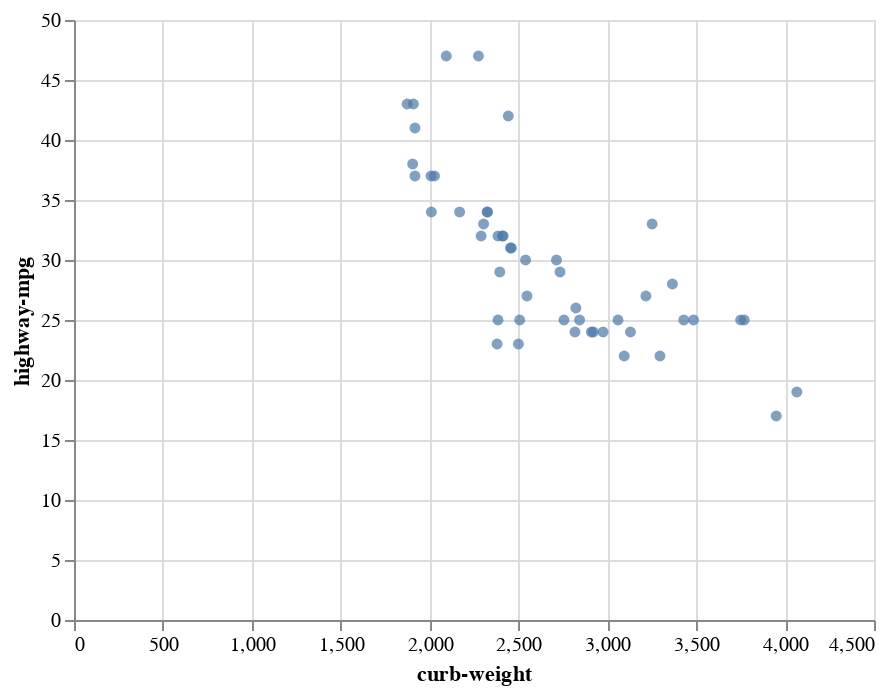

Notebook source saved alongside this figure:
### Code cell
chart.encode(x='curb-weight', y='highway-mpg')
#bivariate - comparing 2 variablesalt.Chart(sample_df).mark_circle().encode(x='curb-weight',y='highway-mpg',color='num-of-cylinders')

### Figure 1 — Vega-Lite specification as saved in the notebook (floating-point values rounded to 4 significant figures)
{"config": {"view": {"continuousWidth": 400, "continuousHeight": 300}}, "data": {"name": "data-bf325f42f2961f6a51fd5bfb5410a41d"}, "mark": "circle", "encoding": {"x": {"field": "curb-weight", "type": "quantitative"}, "y": {"field": "highway-mpg", "type": "quantitative"}}, "$schema": "https://vega.github.io/schema/vega-lite/v4.17.0.json", "datasets": {"data-bf325f42f2961f6a51fd5bfb5410a41d": [{"symboling": 2, "normalized-losses": "?", "make": "renault", "fuel-type": "gas", "aspiration": "std", "num-of-doors": "two", "body-style": "hatchback", "drive-wheels": "fwd", "engine-location": "front", "wheel-base": 96.1, "length": 176.8, "width": 66.6, "height": 50.5, "curb-weight": 2460, "engine-type": "ohc", "num-of-cylinders": "four", "engine-size": 132, "fuel-system": "mpfi", "bore": "3.46", "stroke": "3.9", "compression-ratio": 8.7, "horsepower": "?", "peak-rpm": "?", "city-mpg": 23, "highway-mpg": 31, "price": "9895"}, {"symboling": 0, "normalized-losses": "161", "make": "peugot", "fuel-type": "gas", "aspiration": "turbo", "num-of-doors": "four", "body-style": "sedan", "drive-wheels": "rwd", "engine-location": "front", "wheel-base": 108.0, "length": 186.7, "width": 68.3, "height": 56.0, "curb-weight": 3130, "engine-type": "l", "num-of-cylinders": "four", "engine-size": 134, "fuel-system": "mpfi", "bore": "3.61", "stroke": "3.21", "compression-ratio": 7.0, "horsepower": "142", "peak-rpm": "5600", "city-mpg": 18, "highway-mpg": 24, "price": "18150"}, {"symboling": 0, "normalized-losses": "?", "make": "mazda", "fuel-type": "diesel", "aspiration": "std", "num-of-doors": "?", "body-style": "sedan", "drive-wheels": "fwd", "engine-location": "front", "wheel-base": 98.8, "length": 177.8, "width": 66.5, "height": 55.5, "curb-weight": 2443, "engine-type": "ohc", "num-of-cylinders": "four", "engine-size": 122, "fuel-system": "idi", "bore": "3.39", "stroke": "3.39", "compression-ratio": 22.7, "horsepower": "64", "peak-rpm": "4650", "city-mpg": 36, "highway-mpg": 42, "price": "10795"}, {"symboling": 3, "normalized-losses": "150", "make": "mazda", "fuel-type": "gas", "aspiration": "std", "num-of-doors": "two", "body-style": "hatchback", "drive-wheels": "rwd", "engine-location": "front", "wheel-base": 95.3, "length": 169.0, "width": 65.7, "height": 49.6, "curb-weight": 2380, "engine-type": "rotor", "num-of-cylinders": "two", "engine-size": 70, "fuel-system": "4bbl", "bore": "?", "stroke": "?", "compression-ratio": 9.4, "horsepower": "101", "peak-rpm": "6000", "city-mpg": 17, "highway-mpg": 23, "price": "11845"}, {"symboling": 0, "normalized-losses": "?", "make": "jaguar", "fuel-type": "gas", "aspiration": "std", "num-of-doors": "two", "body-style": "sedan", "drive-wheels": "rwd", "engine-location": "front", "wheel-base": 102.0, "length": 191.7, "width": 70.6, "height": 47.8, "curb-weight": 3950, "engine-type": "ohcv", "num-of-cylinders": "twelve", "engine-size": 326, "fuel-system": "mpfi", "bore": "3.54", "stroke": "2.76", "compression-ratio": 11.5, "horsepower": "262", "peak-rpm": "5000", "city-mpg": 13, "highway-mpg": 17, "price": "36000"}, {"symboling": 0, "normalized-losses": "115", "make": "mazda", "fuel-type": "gas", "aspiration": "std", "num-of-doors": "four", "body-style": "sedan", "drive-wheels": "fwd", "engine-location": "front", "wheel-base": 98.8, "length": 177.8, "width": 66.5, "height": 55.5, "curb-weight": 2410, "engine-type": "ohc", "num-of-cylinders": "four", "engine-size": 122, "fuel-system": "2bbl", "bore": "3.39", "stroke": "3.39", "compression-ratio": 8.6, "horsepower": "84", "peak-rpm": "4800", "city-mpg": 26, "highway-mpg": 32, "price": "8495"}, {"symboling": 1, "normalized-losses": "98", "make": "chevrolet", "fuel-type": "gas", "aspiration": "std", "num-of-doors": "two", "body-style": "hatchback", "drive-wheels": "fwd", "engine-location": "front", "wheel-base": 94.5, "length": 155.9, "width": 63.6, "height": 52.0, "curb-weight": 1874, "engine-type": "ohc", "num-of-cylinders": "four", "engine-size": 90, "fuel-system": "2bbl", "bore": "3.03", "stroke": "3.11", "compression-ratio": 9.6, "horsepower": "70", "peak-rpm": "5400", "city-mpg": 38, "highway-mpg": 43, "price": "6295"}, {"symboling": 2, "normalized-losses": "134", "make": "toyota", "fuel-type": "gas", "aspiration": "std", "num-of-doors": "two", "body-style": "hatchback", "drive-wheels": "rwd", "engine-location": "front", "wheel-base": 98.4, "length": 176.2, "width": 65.6, "height": 52.0, "curb-weight": 2714, "engine-type": "ohc", "num-of-cylinders": "four", "engine-size": 146, "fuel-system": "mpfi", "bore": "3.62", "stroke": "3.5", "compression-ratio": 9.3, "horsepower": "116", "peak-rpm": "4800", "city-mpg": 24, "highway-mpg": 30, "price": "11549"}, {"symboling": 1, "normalized-losses": "168", "make": "toyota", "fuel-type": "gas", "aspiration": "std", "num-of-doors": "two", "body-style": "sedan", "drive-wheels": "rwd", "engine-location": "front", "wheel-base": 94.5, "length": 168.7, "width": 64.0, "height": 52.6, "curb-weight": 2169, "engine-type": "ohc", "num-of-cylinders": "four", "engine-size": 98, "fuel-system": "2bbl", "bore": "3.19", "stroke": "3.03", "compression-ratio": 9.0, "horsepower": "70", "peak-rpm": "4800", "city-mpg": 29, "highway-mpg": 34, "price": "8058"}, {"symboling": -1, "normalized-losses": "95", "make": "volvo", "fuel-type": "diesel", "aspiration": "turbo", "num-of-doors": "four", "body-style": "sedan", "drive-wheels": "rwd", "engine-location": "front", "wheel-base": 109.1, "length": 188.8, "width": 68.9, "height": 55.5, "curb-weight": 3217, "engine-type": "ohc", "num-of-cylinders": "six", "engine-size": 145, "fuel-system": "idi", "bore": "3.01", "stroke": "3.4", "compression-ratio": 23.0, "horsepower": "106", "peak-rpm": "4800", "city-mpg": 26, "highway-mpg": 27, "price": "22470"}, {"symboling": 2, "normalized-losses": "?", "make": "audi", "fuel-type": "gas", "aspiration": "std", "num-of-doors": "two", "body-style": "sedan", "drive-wheels": "fwd", "engine-location": "front", "wheel-base": 99.8, "length": 177.3, "width": 66.3, "height": 53.1, "curb-weight": 2507, "engine-type": "ohc", "num-of-cylinders": "five", "engine-size": 136, "fuel-system": "mpfi", "bore": "3.19", "stroke": "3.4", "compression-ratio": 8.5, "horsepower": "110", "peak-rpm": "5500", "city-mpg": 19, "highway-mpg": 25, "price": "15250"}, {"symboling": -1, "normalized-losses": "65", "make": "toyota", "fuel-type": "gas", "aspiration": "std", "num-of-doors": "four", "body-style": "sedan", "drive-wheels": "fwd", "engine-location": "front", "wheel-base": 102.4, "length": 175.6, "width": 66.5, "height": 54.9, "curb-weight": 2326, "engine-type": "ohc", "num-of-cylinders": "four", "engine-size": 122, "fuel-system": "mpfi", "bore": "3.31", "stroke": "3.54", "compression-ratio": 8.7, "horsepower": "92", "peak-rpm": "4200", "city-mpg": 29, "highway-mpg": 34, "price": "8948"}, {"symboling": 0, "normalized-losses": "91", "make": "toyota", "fuel-type": "diesel", "aspiration": "std", "num-of-doors": "four", "body-style": "hatchback", "drive-wheels": "fwd", "engine-location": "front", "wheel-base": 95.7, "length": 166.3, "width": 64.4, "height": 52.8, "curb-weight": 2275, "engine-type": "ohc", "num-of-cylinders": "four", "engine-size": 110, "fuel-system": "idi", "bore": "3.27", "stroke": "3.35", "compression-ratio": 22.5, "horsepower": "56", "peak-rpm": "4500", "city-mpg": 38, "highway-mpg": 47, "price": "7788"}, {"symboling": 0, "normalized-losses": "?", "make": "peugot", "fuel-type": "diesel", "aspiration": "turbo", "num-of-doors": "four", "body-style": "wagon", "drive-wheels": "rwd", "engine-location": "front", "wheel-base": 114.2, "length": 198.9, "width": 68.4, "height": 58.7, "curb-weight": 3485, "engine-type": "l", "num-of-cylinders": "four", "engine-size": 152, "fuel-system": "idi", "bore": "3.7", "stroke": "3.52", "compression-ratio": 21.0, "horsepower": "95", "peak-rpm": "4150", "city-mpg": 25, "highway-mpg": 25, "price": "17075"}, {"symboling": 1, "normalized-losses": "?", "make": "porsche", "fuel-type": "gas", "aspiration": "std", "num-of-doors": "two", "body-style": "hatchback", "drive-wheels": "rwd", "engine-location": "front", "wheel-base": 98.4, "length": 175.7, "width": 72.3, "height": 50.5, "curb-weight": 3366, "engine-type": "dohcv", "num-of-cylinders": "eight", "engine-size": 203, "fuel-system": "mpfi", "bore": "3.94", "stroke": "3.11", "compression-ratio": 10.0, "horsepower": "288", "peak-rpm": "5750", "city-mpg": 17, "highway-mpg": 28, "price": "?"}, {"symboling": 0, "normalized-losses": "128", "make": "nissan", "fuel-type": "gas", "aspiration": "std", "num-of-doors": "four", "body-style": "sedan", "drive-wheels": "fwd", "engine-location": "front", "wheel-base": 100.4, "length": 181.7, "width": 66.5, "height": 55.1, "curb-weight": 3095, "engine-type": "ohcv", "num-of-cylinders": "six", "engine-size": 181, "fuel-system": "mpfi", "bore": "3.43", "stroke": "3.27", "compression-ratio": 9.0, "horsepower": "152", "peak-rpm": "5200", "city-mpg": 17, "highway-mpg": 22, "price": "13499"}, {"symboling": 1, "normalized-losses": "129", "make": "mazda", "fuel-type": "gas", "aspiration": "std", "num-of-doors": "two", "body-style": "hatchback", "drive-wheels": "fwd", "engine-location": "front", "wheel-base": 98.8, "length": 177.8, "width": 66.5, "height": 53.7, "curb-weight": 2385, "engine-type": "ohc", "num-of-cylinders": "four", "engine-size": 122, "fuel-system": "2bbl", "bore": "3.39", "stroke": "3.39", "compression-ratio": 8.6, "horsepower": "84", "peak-rpm": "4800", "city-mpg": 26, "highway-mpg": 32, "price": "10595"}, {"symboling": 0, "normalized-losses": "161", "make": "peugot", "fuel-type": "diesel", "aspiration": "turbo", "num-of-doors": "four", "body-style": "sedan", "drive-wheels": "rwd", "engine-location": "front", "wheel-base": 107.9, "length": 186.7, "width": 68.4, "height": 56.7, "curb-weight": 3252, "engine-type": "l", "num-of-cylinders": "four", "engine-size": 152, "fuel-system": "idi", "bore": "3.7", "stroke": "3.52", "compression-ratio": 21.0, "horsepower": "95", "peak-rpm": "4150", "city-mpg": 28, "highway-mpg": 33, "price": "17950"}, {"symboling": 3, "normalized-losses": "?", "make": "alfa-romero", "fuel-type": "gas", "aspiration": "std", "num-of-doors": "two", "body-style": "convertible", "drive-wheels": "rwd", "engine-location": "front", "wheel-base": 88.6, "length": 168.8, "width": 64.1, "height": 48.8, "curb-weight": 2548, "engine-type": "dohc", "num-of-cylinders": "four", "engine-size": 130, "fuel-system": "mpfi", "bore": "3.47", "stroke": "2.68", "compression-ratio": 9.0, "horsepower": "111", "peak-rpm": "5000", "city-mpg": 21, "highway-mpg": 27, "price": "16500"}, {"symboling": 1, "normalized-losses": "?", "make": "alfa-romero", "fuel-type": "gas", "aspiration": "std", "num-of-doors": "two", "body-style": "hatchback", "drive-wheels": "rwd", "engine-location": "front", "wheel-base": 94.5, "length": 171.2, "width": 65.5, "height": 52.4, "curb-weight": 2823, "engine-type": "ohcv", "num-of-cylinders": "six", "engine-size": 152, "fuel-system": "mpfi", "bore": "2.68", "stroke": "3.47", "compression-ratio": 9.0, "horsepower": "154", "peak-rpm": "5000", "city-mpg": 19, "highway-mpg": 26, "price": "16500"}, {"symboling": 0, "normalized-losses": "110", "make": "honda", "fuel-type": "gas", "aspiration": "std", "num-of-doors": "four", "body-style": "sedan", "drive-wheels": "fwd", "engine-location": "front", "wheel-base": 96.5, "length": 163.4, "width": 64.0, "height": 54.5, "curb-weight": 2010, "engine-type": "ohc", "num-of-cylinders": "four", "engine-size": 92, "fuel-system": "1bbl", "bore": "2.91", "stroke": "3.41", "compression-ratio": 9.2, "horsepower": "76", "peak-rpm": "6000", "city-mpg": 30, "highway-mpg": 34, "price": "7295"}, {"symboling": 2, "normalized-losses": "192", "make": "bmw", "fuel-type": "gas", "aspiration": "std", "num-of-doors": "two", "body-style": "sedan", "drive-wheels": "rwd", "engine-location": "front", "wheel-base": 101.2, "length": 176.8, "width": 64.8, "height": 54.3, "curb-weight": 2395, "engine-type": "ohc", "num-of-cylinders": "four", "engine-size": 108, "fuel-system": "mpfi", "bore": "3.5", "stroke": "2.8", "compression-ratio": 8.8, "horsepower": "101", "peak-rpm": "5800", "city-mpg": 23, "highway-mpg": 29, "price": "16430"}, {"symboling": 2, "normalized-losses": "134", "make": "toyota", "fuel-type": "gas", "aspiration": "std", "num-of-doors": "two", "body-style": "hardtop", "drive-wheels": "rwd", "engine-location": "front", "wheel-base": 98.4, "length": 176.2, "width": 65.6, "height": 52.0, "curb-weight": 2540, "engine-type": "ohc", "num-of-cylinders": "four", "engine-size": 146, "fuel-system": "mpfi", "bore": "3.62", "stroke": "3.5", "compression-ratio": 9.3, "horsepower": "116", "peak-rpm": "4800", "city-mpg": 24, "highway-mpg": 30, "price": "8449"}, {"symboling": 3, "normalized-losses": "197", "make": "toyota", "fuel-type": "gas", "aspiration": "std", "num-of-doors": "two", "body-style": "hatchback", "drive-wheels": "rwd", "engine-location": "front", "wheel-base": 102.9, "length": 183.5, "width": 67.7, "height": 52.0, "curb-weight": 2976, "engine-type": "dohc", "num-of-cylinders": "six", "engine-size": 171, "fuel-system": "mpfi", "bore": "3.27", "stroke": "3.35", "compression-ratio": 9.3, "horsepower": "161", "peak-rpm": "5200", "city-mpg": 20, "highway-mpg": 24, "price": "16558"}, {"symboling": 1, "normalized-losses": "158", "make": "audi", "fuel-type": "gas", "aspiration": "std", "num-of-doors": "four", "body-style": "sedan", "drive-wheels": "fwd", "engine-location": "front", "wheel-base": 105.8, "length": 192.7, "width": 71.4, "height": 55.7, "curb-weight": 2844, "engine-type": "ohc", "num-of-cylinders": "five", "engine-size": 136, "fuel-system": "mpfi", "bore": "3.19", "stroke": "3.4", "compression-ratio": 8.5, "horsepower": "110", "peak-rpm": "5500", "city-mpg": 19, "highway-mpg": 25, "price": "17710"}, {"symboling": 1, "normalized-losses": "?", "make": "mercury", "fuel-type": "gas", "aspiration": "turbo", "num-of-doors": "two", "body-style": "hatchback", "drive-wheels": "rwd", "engine-location": "front", "wheel-base": 102.7, "length": 178.4, "width": 68.0, "height": 54.8, "curb-weight": 2910, "engine-type": "ohc", "num-of-cylinders": "four", "engine-size": 140, "fuel-system": "mpfi", "bore": "3.78", "stroke": "3.12", "compression-ratio": 8.0, "horsepower": "175", "peak-rpm": "5000", "city-mpg": 19, "highway-mpg": 24, "price": "16503"}, {"symboling": 0, "normalized-losses": "106", "make": "nissan", "fuel-type": "gas", "aspiration": "std", "num-of-doors": "four", "body-style": "hatchback", "drive-wheels": "fwd", "engine-location": "front", "wheel-base": 97.2, "length": 173.4, "width": 65.2, "height": 54.7, "curb-weight": 2324, "engine-type": "ohc", "num-of-cylinders": "four", "engine-size": 120, "fuel-system": "2bbl", "bore": "3.33", "stroke": "3.47", "compression-ratio": 8.5, "horsepower": "97", "peak-rpm": "5200", "city-mpg": 27, "highway-mpg": 34, "price": "8949"}, {"symboling": 0, "normalized-losses": "81", "make": "chevrolet", "fuel-type": "gas", "aspiration": "std", "num-of-doors": "four", "body-style": "sedan", "drive-wheels": "fwd", "engine-location": "front", "wheel-base": 94.5, "length": 158.8, "width": 63.6, "height": 52.0, "curb-weight": 1909, "engine-type": "ohc", "num-of-cylinders": "four", "engine-size": 90, "fuel-system": "2bbl", "bore": "3.03", "stroke": "3.11", "compression-ratio": 9.6, "horsepower": "70", "peak-rpm": "5400", "city-mpg": 38, "highway-mpg": 43, "price": "6575"}, {"symboling": 0, "normalized-losses": "85", "make": "honda", "fuel-type": "gas", "aspiration": "std", "num-of-doors": "four", "body-style": "sedan", "drive-wheels": "fwd", "engine-location": "front", "wheel-base": 96.5, "length": 175.4, "width": 65.2, "height": 54.1, "curb-weight": 2304, "engine-type": "ohc", "num-of-cylinders": "four", "engine-size": 110, "fuel-system": "1bbl", "bore": "3.15", "stroke": "3.58", "compression-ratio": 9.0, "horsepower": "86", "peak-rpm": "5800", "city-mpg": 27, "highway-mpg": 33, "price": "8845"}, {"symboling": 0, "normalized-losses": "108", "make": "nissan", "fuel-type": "gas", "aspiration": "std", "num-of-doors": "four", "body-style": "wagon", "drive-wheels": "fwd", "engine-location": "front", "wheel-base": 100.4, "length": 184.6, "width": 66.5, "height": 56.1, "curb-weight": 3296, "engine-type": "ohcv", "num-of-cylinders": "six", "engine-size": 181, "fuel-system": "mpfi", "bore": "3.43", "stroke": "3.27", "compression-ratio": 9.0, "horsepower": "152", "peak-rpm": "5200", "city-mpg": 17, "highway-mpg": 22, "price": "14399"}, {"symboling": 1, "normalized-losses": "128", "make": "nissan", "fuel-type": "gas", "aspiration": "std", "num-of-doors": "two", "body-style": "hatchback", "drive-wheels": "fwd", "engine-location": "front", "wheel-base": 94.5, "length": 165.6, "width": 63.8, "height": 53.3, "curb-weight": 2028, "engine-type": "ohc", "num-of-cylinders": "four", "engine-size": 97, "fuel-system": "2bbl", "bore": "3.15", "stroke": "3.29", "compression-ratio": 9.4, "horsepower": "69", "peak-rpm": "5200", "city-mpg": 31, "highway-mpg": 37, "price": "7799"}, {"symboling": 0, "normalized-losses": "81", "make": "toyota", "fuel-type": "gas", "aspiration": "std", "num-of-doors": "four", "body-style": "wagon", "drive-wheels": "4wd", "engine-location": "front", "wheel-base": 95.7, "length": 169.7, "width": 63.6, "height": 59.1, "curb-weight": 2290, "engine-type": "ohc", "num-of-cylinders": "four", "engine-size": 92, "fuel-system": "2bbl", "bore": "3.05", "stroke": "3.03", "compression-ratio": 9.0, "horsepower": "62", "peak-rpm": "4800", "city-mpg": 27, "highway-mpg": 32, "price": "7898"}, {"symboling": 1, "normalized-losses": "104", "make": "mazda", "fuel-type": "gas", "aspiration": "std", "num-of-doors": "two", "body-style": "hatchback", "drive-wheels": "fwd", "engine-location": "front", "wheel-base": 93.1, "length": 159.1, "width": 64.2, "height": 54.1, "curb-weight": 1905, "engine-type": "ohc", "num-of-cylinders": "four", "engine-size": 91, "fuel-system": "2bbl", "bore": "3.03", "stroke": "3.15", "compression-ratio": 9.0, "horsepower": "68", "peak-rpm": "5000", "city-mpg": 31, "highway-mpg": 38, "price": "6795"}, {"symboling": 3, "normalized-losses": "150", "make": "mazda", "fuel-type": "gas", "aspiration": "std", "num-of-doors": "two", "body-style": "hatchback", "drive-wheels": "rwd", "engine-location": "front", "wheel-base": 95.3, "length": 169.0, "width": 65.7, "height": 49.6, "curb-weight": 2500, "engine-type": "rotor", "num-of-cylinders": "two", "engine-size": 80, "fuel-system": "mpfi", "bore": "?", "stroke": "?", "compression-ratio": 9.4, "horsepower": "135", "peak-rpm": "6000", "city-mpg": 16, "highway-mpg": 23, "price": "15645"}, {"symboling": -1, "normalized-losses": "93", "make": "mercedes-benz", "fuel-type": "diesel", "aspiration": "turbo", "num-of-doors": "four", "body-style": "sedan", "drive-wheels": "rwd", "engine-location": "front", "wheel-base": 115.6, "length": 202.6, "width": 71.7, "height": 56.3, "curb-weight": 3770, "engine-type": "ohc", "num-of-cylinders": "five", "engine-size": 183, "fuel-system": "idi", "bore": "3.58", "stroke": "3.64", "compression-ratio": 21.5, "horsepower": "123", "peak-rpm": "4350", "city-mpg": 22, "highway-mpg": 25, "price": "31600"}, {"symboling": -1, "normalized-losses": "93", "make": "mercedes-benz", "fuel-type": "diesel", "aspiration": "turbo", "num-of-doors": "four", "body-style": "wagon", "drive-wheels": "rwd", "engine-location": "front", "wheel-base": 110.0, "length": 190.9, "width": 70.3, "height": 58.7, "curb-weight": 3750, "engine-type": "ohc", "num-of-cylinders": "five", "engine-size": 183, "fuel-system": "idi", "bore": "3.58", "stroke": "3.64", "compression-ratio": 21.5, "horsepower": "123", "peak-rpm": "4350", "city-mpg": 22, "highway-mpg": 25, "price": "28248"}, {"symboling": 2, "normalized-losses": "?", "make": "isuzu", "fuel-type": "gas", "aspiration": "std", "num-of-doors": "two", "body-style": "hatchback", "drive-wheels": "rwd", "engine-location": "front", "wheel-base": 96.0, "length": 172.6, "width": 65.2, "height": 51.4, "curb-weight": 2734, "engine-type": "ohc", "num-of-cylinders": "four", "engine-size": 119, "fuel-system": "spfi", "bore": "3.43", "stroke": "3.23", "compression-ratio": 9.2, "horsepower": "90", "peak-rpm": "5000", "city-mpg": 24, "highway-mpg": 29, "price": "11048"}, {"symboling": 0, "normalized-losses": "108", "make": "nissan", "fuel-type": "gas", "aspiration": "std", "num-of-doors": "four", "body-style": "sedan", "drive-wheels": "fwd", "engine-location": "front", "wheel-base": 100.4, "length": 184.6, "width": 66.5, "height": 55.1, "curb-weight": 3060, "engine-type": "ohcv", "num-of-cylinders": "six", "engine-size": 181, "fuel-system": "mpfi", "bore": "3.43", "stroke": "3.27", "compression-ratio": 9.0, "horsepower": "152", "peak-rpm": "5200", "city-mpg": 19, "highway-mpg": 25, "price": "13499"}, {"symboling": 0, "normalized-losses": "89", "make": "subaru", "fuel-type": "gas", "aspiration": "std", "num-of-doors": "four", "body-style": "wagon", "drive-wheels": "fwd", "engine-location": "front", "wheel-base": 97.0, "length": 173.5, "width": 65.4, "height": 53.0, "curb-weight": 2455, "engine-type": "ohcf", "num-of-cylinders": "four", "engine-size": 108, "fuel-system": "mpfi", "bore": "3.62", "stroke": "2.64", "compression-ratio": 9.0, "horsepower": "94", "peak-rpm": "5200", "city-mpg": 25, "highway-mpg": 31, "price": "10198"}, {"symboling": 2, "normalized-losses": "161", "make": "mitsubishi", "fuel-type": "gas", "aspiration": "std", "num-of-doors": "two", "body-style": "hatchback", "drive-wheels": "fwd", "engine-location": "front", "wheel-base": 93.7, "length": 157.3, "width": 64.4, "height": 50.8, "curb-weight": 1918, "engine-type": "ohc", "num-of-cylinders": "four", "engine-size": 92, "fuel-system": "2bbl", "bore": "2.97", "stroke": "3.23", "compression-ratio": 9.4, "horsepower": "68", "peak-rpm": "5500", "city-mpg": 37, "highway-mpg": 41, "price": "5389"}, {"symboling": -1, "normalized-losses": "65", "make": "toyota", "fuel-type": "gas", "aspiration": "std", "num-of-doors": "four", "body-style": "sedan", "drive-wheels": "fwd", "engine-location": "front", "wheel-base": 102.4, "length": 175.6, "width": 66.5, "height": 54.9, "curb-weight": 2414, "engine-type": "ohc", "num-of-cylinders": "four", "engine-size": 122, "fuel-system": "mpfi", "bore": "3.31", "stroke": "3.54", "compression-ratio": 8.7, "horsepower": "92", "peak-rpm": "4200", "city-mpg": 27, "highway-mpg": 32, "price": "10898"}, {"symboling": 0, "normalized-losses": "91", "make": "toyota", "fuel-type": "gas", "aspiration": "std", "num-of-doors": "four", "body-style": "sedan", "drive-wheels": "fwd", "engine-location": "front", "wheel-base": 95.7, "length": 166.3, "width": 64.4, "height": 53.0, "curb-weight": 2094, "engine-type": "ohc", "num-of-cylinders": "four", "engine-size": 98, "fuel-system": "2bbl", "bore": "3.19", "stroke": "3.03", "compression-ratio": 9.0, "horsepower": "70", "peak-rpm": "4800", "city-mpg": 38, "highway-mpg": 47, "price": "7738"}, {"symboling": 2, "normalized-losses": "168", "make": "nissan", "fuel-type": "gas", "aspiration": "std", "num-of-doors": "two", "body-style": "hardtop", "drive-wheels": "fwd", "engine-location": "front", "wheel-base": 95.1, "length": 162.4, "width": 63.8, "height": 53.3, "curb-weight": 2008, "engine-type": "ohc", "num-of-cylinders": "four", "engine-size": 97, "fuel-system": "2bbl", "bore": "3.15", "stroke": "3.29", "compression-ratio": 9.4, "horsepower": "69", "peak-rpm": "5200", "city-mpg": 31, "highway-mpg": 37, "price": "8249"}, {"symboling": 3, "normalized-losses": "?", "make": "porsche", "fuel-type": "gas", "aspiration": "std", "num-of-doors": "two", "body-style": "hardtop", "drive-wheels": "rwd", "engine-location": "rear", "wheel-base": 89.5, "length": 168.9, "width": 65.0, "height": 51.6, "curb-weight": 2756, "engine-type": "ohcf", "num-of-cylinders": "six", "engine-size": 194, "fuel-system": "mpfi", "bore": "3.74", "stroke": "2.9", "compression-ratio": 9.5, "horsepower": "207", "peak-rpm": "5900", "city-mpg": 17, "highway-mpg": 25, "price": "34028"}, {"symboling": 0, "normalized-losses": "145", "make": "jaguar", "fuel-type": "gas", "aspiration": "std", "num-of-doors": "four", "body-style": "sedan", "drive-wheels": "rwd", "engine-location": "front", "wheel-base": 113.0, "length": 199.6, "width": 69.6, "height": 52.8, "curb-weight": 4066, "engine-type": "dohc", "num-of-cylinders": "six", "engine-size": 258, "fuel-system": "mpfi", "bore": "3.63", "stroke": "4.17", "compression-ratio": 8.1, "horsepower": "176", "peak-rpm": "4750", "city-mpg": 15, "highway-mpg": 19, "price": "32250"}, {"symboling": 1, "normalized-losses": "128", "make": "nissan", "fuel-type": "gas", "aspiration": "std", "num-of-doors": "two", "body-style": "sedan", "drive-wheels": "fwd", "engine-location": "front", "wheel-base": 94.5, "length": 165.3, "width": 63.8, "height": 54.5, "curb-weight": 1918, "engine-type": "ohc", "num-of-cylinders": "four", "engine-size": 97, "fuel-system": "2bbl", "bore": "3.15", "stroke": "3.29", "compression-ratio": 9.4, "horsepower": "69", "peak-rpm": "5200", "city-mpg": 31, "highway-mpg": 37, "price": "6649"}, {"symboling": 3, "normalized-losses": "?", "make": "mitsubishi", "fuel-type": "gas", "aspiration": "turbo", "num-of-doors": "two", "body-style": "hatchback", "drive-wheels": "fwd", "engine-location": "front", "wheel-base": 95.9, "length": 173.2, "width": 66.3, "height": 50.2, "curb-weight": 2921, "engine-type": "ohc", "num-of-cylinders": "four", "engine-size": 156, "fuel-system": "spdi", "bore": "3.59", "stroke": "3.86", "compression-ratio": 7.0, "horsepower": "145", "peak-rpm": "5000", "city-mpg": 19, "highway-mpg": 24, "price": "14869"}, {"symboling": 0, "normalized-losses": "?", "make": "peugot", "fuel-type": "diesel", "aspiration": "turbo", "num-of-doors": "four", "body-style": "wagon", "drive-wheels": "rwd", "engine-location": "front", "wheel-base": 114.2, "length": 198.9, "width": 68.4, "height": 58.7, "curb-weight": 3430, "engine-type": "l", "num-of-cylinders": "four", "engine-size": 152, "fuel-system": "idi", "bore": "3.7", "stroke": "3.52", "compression-ratio": 21.0, "horsepower": "95", "peak-rpm": "4150", "city-mpg": 25, "highway-mpg": 25, "price": "13860"}, {"symboling": 0, "normalized-losses": "102", "make": "subaru", "fuel-type": "gas", "aspiration": "std", "num-of-doors": "four", "body-style": "sedan", "drive-wheels": "4wd", "engine-location": "front", "wheel-base": 97.0, "length": 172.0, "width": 65.4, "height": 54.3, "curb-weight": 2385, "engine-type": "ohcf", "num-of-cylinders": "four", "engine-size": 108, "fuel-system": "2bbl", "bore": "3.62", "stroke": "2.64", "compression-ratio": 9.0, "horsepower": "82", "peak-rpm": "4800", "city-mpg": 24, "highway-mpg": 25, "price": "9233"}, {"symboling": 3, "normalized-losses": "?", "make": "plymouth", "fuel-type": "gas", "aspiration": "turbo", "num-of-doors": "two", "body-style": "hatchback", "drive-wheels": "rwd", "engine-location": "front", "wheel-base": 95.9, "length": 173.2, "width": 66.3, "height": 50.2, "curb-weight": 2818, "engine-type": "ohc", "num-of-cylinders": "four", "engine-size": 156, "fuel-system": "spdi", "bore": "3.59", "stroke": "3.86", "compression-ratio": 7.0, "horsepower": "145", "peak-rpm": "5000", "city-mpg": 19, "highway-mpg": 24, "price": "12764"}]}}
